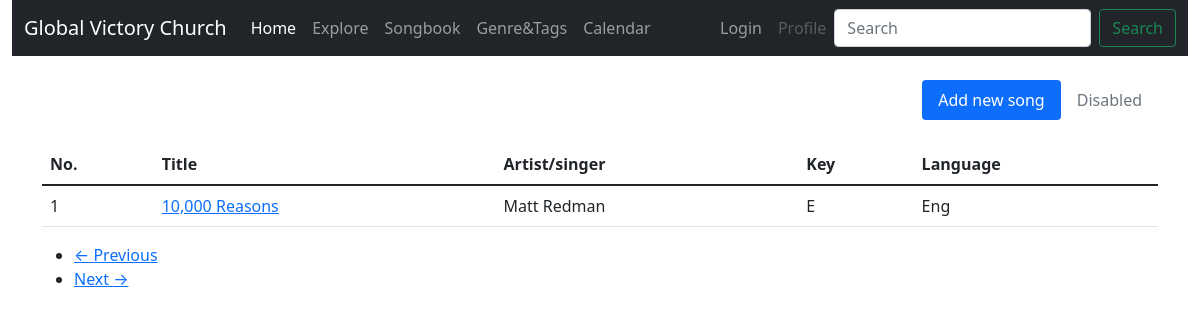
Page /songbook on the committed database.
### app/models.py (models this page shows, shortened)
class Song(db.Model):
    id = db.Column(db.Integer, primary_key=True)
    title = db.Column(db.String(255), index=True)
    singer = db.Column(db.String(140), index=True)
    info = db.Column(db.String(140))
    key = db.Column(db.Integer)
    lyrics = db.Column(db.Text)
    language = db.Column(db.Integer)
    timestamp = db.Column(db.DateTime, index=True, default=datetime.utcnow)
    user_id = db.Column(db.Integer, db.ForeignKey('user.id'))
    inlist = db.relationship('ListItems', backref='song', lazy='dynamic')
    tags = db.relationship('Tag', secondary=songtags,
                           backref=db.backref('songs', lazy='dynamic'), lazy='dynamic')
    translated = db.relationship(
        'Song', secondary=translation,
        primaryjoin=(translation.c.song_id == id),
        secondaryjoin=(translation.c.translated_id == id),
        backref=db.backref('translation', lazy='dynamic'), lazy='dynamic')
    media = db.relationship('Mlinks', secondary=medialinks,
                           backref=db.backref('songs', lazy='dynamic'), lazy='dynamic')

### app/routes.py (the view)
@app.route('/songbook')
def songbook():
    keyset = ('Empty', 'C', 'C#', 'D', 'D#', 'E', 'F', 'F#', 'G', 'G#', 'A', 'A#', 'B')
    page = request.args.get('page', 1, type=int)
    songs = Song.query.order_by(Song.title.desc()).paginate(
        page=page, per_page=app.config['SONGS_PER_PAGE'], error_out=False)
    next_url = url_for('songbook', page=songs.next_num) \
        if songs.has_next else None
    prev_url = url_for('songbook', page=songs.prev_num) \
        if songs.has_prev else None
    return render_template('songbook.html', title='Songbook', songs=songs.items,
                           next_url=next_url, prev_url=prev_url, keyset=keyset, lang=lang)

### app/routes.py (called while the page is built)
@app.before_request
def before_request():
    if current_user.is_authenticated:
        current_user.last_seen = datetime.utcnow()
        db.session.commit()

### app/templates/songbook.html
{% extends "base.html" %}
{% block app_content %}
    <br>
	<div class="row">
		<div class="col">
			<nav class="nav nav-pills justify-content-end">
				<a class="nav-link active" aria-current="page" href="{{ url_for('add_song') }}">Add new song</a>
				<a class="nav-link disabled" href="#" tabindex="-1" aria-disabled="true">Disabled</a>
			</nav>
		</div>
	</div>
	<br>
	<div class="row">
		<div class="col">
			<table class="table table-hover">
			<thead>
			  <tr>
				 <th>No.</th>
				 <th>Title</th>
				 <th>Artist/singer</th>
				 <th>Key</th>
				 <th>Language</th>
			  </tr>
			</thead>
			<tbody>
			{% for song in songs %}
				{% include '_song.html' %}
			{% endfor %}
			</tbody>
			</table>
		<nav aria-label="...">
			<ul class="pager">
				<li class="previous{% if not prev_url %} disabled{% endif %}">
					<a href="{{ prev_url or '#' }}">
						<span aria-hidden="true">&larr;</span> Previous
					</a>
				</li>
				<li class="next{% if not next_url %} disabled{% endif %}">
					<a href="{{ next_url or '#' }}">
						Next <span aria-hidden="true">&rarr;</span>
					</a>
				</li>
			</ul>
		</nav>
		</div>
	</div>
{% endblock %}

### app/templates/_song.html
        <tr valign="top">
            <td>{{ song.id }}</td>
			<td><a href="{{ url_for('.view_song', id=song.id) }}">{{ song.title }}</a></td>
            <td>{{ song.singer }}</td>
			<td>{{ keyset[song.key] }}</td>
			<td>{{ lang[song.language] }}</td>
        </tr>

### rows in the picture
Song: id "1", title "10,000 Reasons", singer "Matt Redman", key "E", language "Eng"
